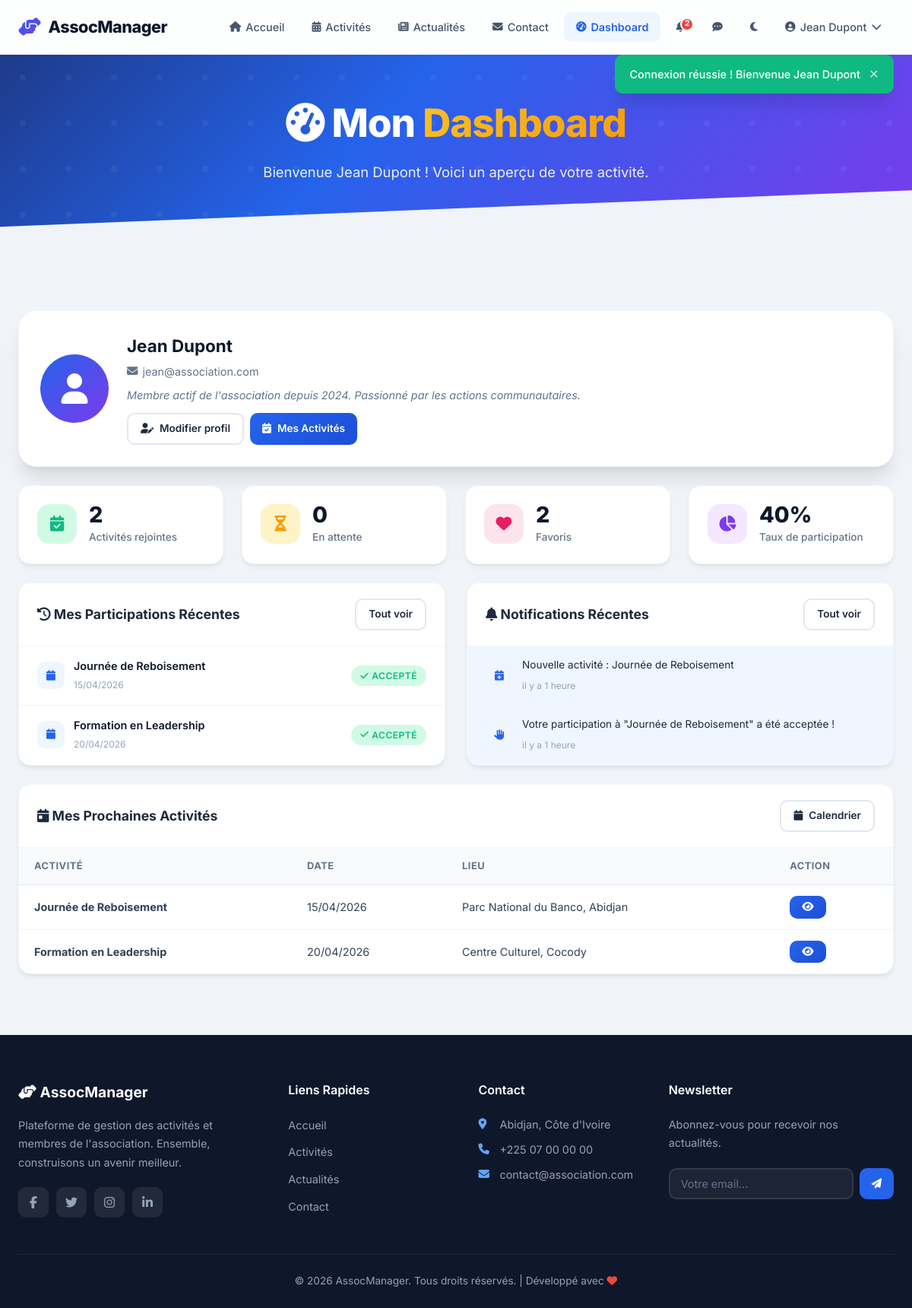
The page /user/dashboard.php (signed in) on the database its author committed.
### tables this page shows
CREATE TABLE IF NOT EXISTS users (
    id INT AUTO_INCREMENT PRIMARY KEY,
    username VARCHAR(50) NOT NULL UNIQUE,
    email VARCHAR(100) NOT NULL UNIQUE,
    password VARCHAR(255) NOT NULL,
    full_name VARCHAR(100) NOT NULL,
    phone VARCHAR(20) DEFAULT NULL,
    bio TEXT DEFAULT NULL,
    avatar VARCHAR(255) DEFAULT 'default.png',
    role ENUM('admin', 'user') DEFAULT 'user',
    is_active TINYINT(1) DEFAULT 1,
    created_at DATETIME DEFAULT CURRENT_TIMESTAMP,
    updated_at DATETIME DEFAULT CURRENT_TIMESTAMP ON UPDATE CURRENT_TIMESTAMP
);

CREATE TABLE IF NOT EXISTS participations (
    id INT AUTO_INCREMENT PRIMARY KEY,
    user_id INT NOT NULL,
    activity_id INT NOT NULL,
    status ENUM('pending', 'accepted', 'rejected') DEFAULT 'pending',
    created_at DATETIME DEFAULT CURRENT_TIMESTAMP,
    updated_at DATETIME DEFAULT CURRENT_TIMESTAMP ON UPDATE CURRENT_TIMESTAMP,
    UNIQUE KEY unique_participation (user_id, activity_id),
    FOREIGN KEY (user_id) REFERENCES users(id) ON DELETE CASCADE,
    FOREIGN KEY (activity_id) REFERENCES activities(id) ON DELETE CASCADE
);

CREATE TABLE IF NOT EXISTS activities (
    id INT AUTO_INCREMENT PRIMARY KEY,
    title VARCHAR(200) NOT NULL,
    description TEXT NOT NULL,
    image VARCHAR(255) DEFAULT NULL,
    activity_date DATE NOT NULL,
    location VARCHAR(200) DEFAULT NULL,
    status ENUM('upcoming', 'ongoing', 'completed') DEFAULT 'upcoming',
    publication_status ENUM('draft', 'published') DEFAULT 'published',
    registration_status ENUM('open', 'closed') DEFAULT 'open',
    max_participants INT DEFAULT NULL,
    created_by INT NOT NULL,
    created_at DATETIME DEFAULT CURRENT_TIMESTAMP,
    updated_at DATETIME DEFAULT CURRENT_TIMESTAMP ON UPDATE CURRENT_TIMESTAMP,
    FOREIGN KEY (created_by) REFERENCES users(id) ON DELETE CASCADE
);

CREATE TABLE IF NOT EXISTS notifications (
    id INT AUTO_INCREMENT PRIMARY KEY,
    user_id INT NOT NULL,
    type VARCHAR(50) DEFAULT 'general',
    message VARCHAR(500) NOT NULL,
    link VARCHAR(255) DEFAULT NULL,
    is_read TINYINT(1) DEFAULT 0,
    created_at DATETIME DEFAULT CURRENT_TIMESTAMP,
    FOREIGN KEY (user_id) REFERENCES users(id) ON DELETE CASCADE
);

### user/dashboard.php (the view, shortened to what this page needs)
<?php
require_once __DIR__ . '/../config/database.php';
require_once __DIR__ . '/../includes/auth.php';
$user = getCurrentUser();
$userId = $_SESSION['user_id'];
$stats = [];
$stmt = $pdo->prepare("SELECT COUNT(*) as c FROM participations WHERE user_id = ? AND status = 'accepted'");
$stmt->execute([$userId]);
$stats['joined'] = $stmt->fetch()['c'];
$stmt = $pdo->prepare("SELECT COUNT(*) as c FROM participations WHERE user_id = ? AND status = 'pending'");
$stmt->execute([$userId]);
$stats['pending'] = $stmt->fetch()['c'];
$stmt = $pdo->prepare("SELECT COUNT(*) as c FROM favorites WHERE user_id = ?");
$stmt->execute([$userId]);
$stats['favorites'] = $stmt->fetch()['c'];
$stmt = $pdo->prepare("SELECT COUNT(*) as c FROM comments WHERE user_id = ?");
$stmt->execute([$userId]);
$stats['comments'] = $stmt->fetch()['c'];
$stmt = $pdo->prepare("SELECT COUNT(*) as c FROM messages WHERE receiver_id = ? AND is_read = 0");
$stmt->execute([$userId]);
$stats['unread_messages'] = $stmt->fetch()['c'];
$totalActivities = $pdo->query("SELECT COUNT(*) as c FROM activities WHERE publication_status = 'published'")->fetch()['c'];
$stats['participation_rate'] = $totalActivities > 0 ? round(($stats['joined'] / $totalActivities) * 100) : 0;
$stmt = $pdo->prepare("
    SELECT a.*, p.status as participation_status, p.created_at as joined_at
    FROM participations p
    JOIN activities a ON p.activity_id = a.id
    WHERE p.user_id = ?
    ORDER BY p.created_at DESC LIMIT 5
");
$stmt->execute([$userId]);
$recentActivities = $stmt->fetchAll();
$stmt = $pdo->prepare("SELECT * FROM notifications WHERE user_id = ? ORDER BY created_at DESC LIMIT 5");
$stmt->execute([$userId]);
$recentNotifs = $stmt->fetchAll();
$stmt = $pdo->prepare("
    SELECT a.* FROM participations p
    JOIN activities a ON p.activity_id = a.id
    WHERE p.user_id = ? AND p.status = 'accepted' AND a.activity_date >= CURDATE()
    ORDER BY a.activity_date ASC LIMIT 3
");
$stmt->execute([$userId]);
$upcomingActivities = $stmt->fetchAll();
require_once __DIR__ . '/../includes/header.php';
?>
<section class="hero" style="padding:60px 24px 50px;">
    <div class="hero-content">
        <h1><i class="fas fa-tachometer-alt"></i> Mon <span>Dashboard</span></h1>
        <p>Bienvenue <?php echo e($user['full_name']); ?> ! Voici un aperçu de votre activité.</p>
    </div>
</section>
<section class="section">
    <div class="container">
        <div class="user-dashboard-profile mb-3">
            <div class="udp-avatar">
                <?php if ($user['avatar'] && $user['avatar'] !== 'default.png'): ?>
                    <img src="<?php echo BASE_URL . '/assets/images/' . e($user['avatar']); ?>" alt="Avatar">
                <?php else: ?>
                    <i class="fas fa-user"></i>
                <?php endif; ?>
            </div>
            <div class="udp-info">
                <h2><?php echo e($user['full_name']); ?></h2>
                <p><i class="fas fa-envelope"></i> <?php echo e($user['email']); ?></p>
                <?php if ($user['bio']): ?>
                    <p class="udp-bio"><?php echo e(mb_strimwidth($user['bio'], 0, 200, '...')); ?></p>
                <?php endif; ?>
                <div class="udp-actions">
                    <a href="<?php echo BASE_URL; ?>/user/profile.php" class="btn btn-sm btn-secondary"><i class="fas fa-user-edit"></i> Modifier profil</a>
                    <a href="<?php echo BASE_URL; ?>/user/my-activities.php" class="btn btn-sm btn-primary"><i class="fas fa-calendar-check"></i> Mes Activités</a>
                </div>
            </div>
        </div>
        <div class="stats-grid mb-3">
            <div class="stat-card">
                <div class="stat-icon green"><i class="fas fa-calendar-check"></i></div>
                <div class="stat-info">
                    <h3><?php echo $stats['joined']; ?></h3>
                    <p>Activités rejointes</p>
                </div>
            </div>
            <div class="stat-card">
                <div class="stat-icon orange"><i class="fas fa-hourglass-half"></i></div>
                <div class="stat-info">
                    <h3><?php echo $stats['pending']; ?></h3>
                    <p>En attente</p>
                </div>
            </div>
            <div class="stat-card">
                <div class="stat-icon" style="background:#fce4ec;color:#e91e63;"><i class="fas fa-heart"></i></div>
                <div class="stat-info">
                    <h3><?php echo $stats['favorites']; ?></h3>
                    <p>Favoris</p>
                </div>
            </div>
            <div class="stat-card">
                <div class="stat-icon purple"><i class="fas fa-chart-pie"></i></div>
                <div class="stat-info">
                    <h3><?php echo $stats['participation_rate']; ?>%</h3>
                    <p>Taux de participation</p>
                </div>
            </div>
        </div>
        <div class="grid-2">
            <div class="table-card">
                <div class="table-header">
                    <h3><i class="fas fa-history"></i> Mes Participations Récentes</h3>
                    <a href="<?php echo BASE_URL; ?>/user/my-activities.php" class="btn btn-sm btn-secondary">Tout voir</a>
                </div>
                <div class="dashboard-list">
                    <?php foreach ($recentActivities as $act): ?>
                    <div class="dashboard-list-item">
                        <div class="dli-icon">
                            <i class="fas fa-calendar"></i>
                        </div>
                        <div class="dli-content">
                            <a href="<?php echo BASE_URL; ?>/user/activities.php?detail=<?php echo $act['id']; ?>" class="dli-title"><?php echo e($act['title']); ?></a>
                            <span class="dli-date"><?php echo date('d/m/Y', strtotime($act['activity_date'])); ?></span>
                        </div>
                        <div class="dli-status">
                            <?php if ($act['participation_status'] === 'accepted'): ?>
                                <span class="badge badge-completed"><i class="fas fa-check"></i> Accepté</span>
                            <?php elseif ($act['participation_status'] === 'pending'): ?>
                                <span class="badge badge-ongoing"><i class="fas fa-hourglass-half"></i> En attente</span>
                            <?php else: ?>
                                <span class="badge badge-inactive"><i class="fas fa-times"></i> Refusé</span>
                            <?php endif; ?>
                        </div>
                    </div>
                    <?php endforeach; ?>
                </div>
            </div>
            <div class="table-card">
                <div class="table-header">
                    <h3><i class="fas fa-bell"></i> Notifications Récentes</h3>
                    <a href="<?php echo BASE_URL; ?>/user/notifications.php" class="btn btn-sm btn-secondary">Tout voir</a>
                </div>
                <div class="dashboard-list">
                    <?php foreach ($recentNotifs as $notif): ?>
                    <div class="dashboard-list-item <?php echo !$notif['is_read'] ? 'dli-unread' : ''; ?>">
                        <div class="dli-icon dli-icon-notif">
                            <i class="fas <?php echo getNotifIcon($notif['type'] ?? 'general'); ?>"></i>
                        </div>
                        <div class="dli-content">
                            <p class="dli-message"><?php echo e($notif['message']); ?></p>
                            <span class="dli-date"><?php echo timeAgo($notif['created_at']); ?></span>
                        </div>
                    </div>
                    <?php endforeach; ?>
                </div>
            </div>
        </div>
        <?php if (!empty($upcomingActivities)): ?>
        <div class="table-card mt-3">
            <div class="table-header">
                <h3><i class="fas fa-calendar-day"></i> Mes Prochaines Activités</h3>
                <a href="<?php echo BASE_URL; ?>/user/calendar.php" class="btn btn-sm btn-secondary"><i class="fas fa-calendar"></i> Calendrier</a>
            </div>
            <table class="data-table">
                <thead>
                    <tr>
                        <th>Activité</th>
                        <th>Date</th>
                        <th>Lieu</th>
                        <th>Action</th>
                    </tr>
                </thead>
                <tbody>
                    <?php foreach ($upcomingActivities as $ua): ?>
                    <tr>
                        <td><strong><?php echo e($ua['title']); ?></strong></td>
                        <td><?php echo date('d/m/Y', strtotime($ua['activity_date'])); ?></td>
                        <td><?php echo e($ua['location'] ?? '-'); ?></td>
                        <td><a href="<?php echo BASE_URL; ?>/user/activities.php?detail=<?php echo $ua['id']; ?>" class="btn btn-sm btn-primary"><i class="fas fa-eye"></i></a></td>
                    </tr>
                    <?php endforeach; ?>
                </tbody>
            </table>
        </div>
        <?php endif; ?>
    </div>
</section>
<?php require_once __DIR__ . '/../includes/footer.php'; ?>

### includes/header.php (shortened to what this page needs)
<?php
require_once __DIR__ . '/auth.php';
$currentUser = getCurrentUser();
$currentPage = basename($_SERVER['PHP_SELF'], '.php');
$unreadNotifs = getUnreadNotifCount();
$pendingParticipations = getPendingParticipationsCount();
?>
<!DOCTYPE html>
<html lang="fr">
<head>
    <link rel="stylesheet" href="https://cdnjs.cloudflare.com/ajax/libs/font-awesome/6.5.1/css/all.min.css">
    <link rel="stylesheet" href="<?php echo BASE_URL; ?>/assets/css/style.css">
</head>
<body>
    <nav class="navbar" id="navbar">
        <div class="nav-container">
            <a href="<?php echo BASE_URL; ?>/index.php" class="nav-brand">
                <i class="fas fa-hands-helping"></i>
                <span>AssocManager</span>
            </a>
            <ul class="nav-menu" id="navMenu">
                <li><a href="<?php echo BASE_URL; ?>/index.php" class="nav-link <?php echo $currentPage === 'index' ? 'active' : ''; ?>">
                    <i class="fas fa-home"></i> Accueil
                </a></li>
                <li><a href="<?php echo BASE_URL; ?>/user/activities.php" class="nav-link">
                    <i class="fas fa-calendar-alt"></i> Activités
                </a></li>
                <li><a href="<?php echo BASE_URL; ?>/index.php#posts" class="nav-link">
                    <i class="fas fa-newspaper"></i> Actualités
                </a></li>
                <li><a href="<?php echo BASE_URL; ?>/index.php#contact" class="nav-link">
                    <i class="fas fa-envelope"></i> Contact
                </a></li>
                <?php if (isLoggedIn()): ?>
                    <?php if (isAdmin()): ?>
                        <li><a href="<?php echo BASE_URL; ?>/admin/dashboard.php" class="nav-link <?php echo strpos($_SERVER['PHP_SELF'], '/admin/') !== false ? 'active' : ''; ?>">
                            <i class="fas fa-tachometer-alt"></i> Dashboard
                            <?php if ($pendingParticipations > 0): ?><span class="dropdown-badge"><?php echo $pendingParticipations; ?></span><?php endif; ?>
                        </a></li>
                    <?php else: ?>
                        <li><a href="<?php echo BASE_URL; ?>/user/dashboard.php" class="nav-link <?php echo $currentPage === 'dashboard' ? 'active' : ''; ?>">
                            <i class="fas fa-tachometer-alt"></i> Dashboard
                        </a></li>
                    <?php endif; ?>
                    <li class="nav-notif-wrapper">
                        <a href="<?php echo BASE_URL; ?>/user/notifications.php" class="nav-link nav-notif-link" title="Notifications">
                            <?php if ($unreadNotifs > 0): ?>
                                <span class="notif-badge"><?php echo $unreadNotifs > 9 ? '9+' : $unreadNotifs; ?></span>
                            <?php endif; ?>
                        </a>
                    </li>
                    <li class="nav-notif-wrapper">
                        <a href="<?php echo BASE_URL; ?>/user/messages.php" class="nav-link nav-notif-link" title="Messages">
                            <i class="fas fa-comment-dots"></i>
                        </a>
                    </li>
                    <li>
                        <button class="nav-link dark-mode-toggle" id="darkModeToggle" title="Mode sombre" type="button">
                            <i class="fas fa-moon" id="darkModeIcon"></i>
                        </button>
                    </li>
                    <li class="nav-user-menu">
                        <a href="#" class="nav-link nav-user-link">
                            <?php if ($currentUser && $currentUser['avatar'] && $currentUser['avatar'] !== 'default.png'): ?>
                                <img src="<?php echo BASE_URL . '/assets/images/' . e($currentUser['avatar']); ?>" alt="Avatar" class="nav-avatar-img">
                            <?php else: ?>
                                <i class="fas fa-user-circle"></i>
                            <?php endif; ?>
                            <?php echo e($currentUser['full_name'] ?? 'Utilisateur'); ?>
                            <i class="fas fa-chevron-down"></i>
                        </a>
                    </li>
                <?php endif; ?>
            </ul>
        </div>
    </nav>
    <div class="flash-container">
    </div>
    <main class="main-content">

### rows shown on the page
users: full_name "Jean Dupont", email "jean@association.com", bio "Membre actif de l'association depuis 2024. Passionné par les actions communautaires."
participations: activity.title "Journée de Reboisement", activity.activity_date "15/04/2026", status "accepted" (drawn)
participations: activity.title "Formation en Leadership", activity.activity_date "20/04/2026", status "accepted" (drawn)
notifications: message "Nouvelle activité : Journée de Reboisement", timeAgo($notif['created_at']) "il y a 1 heure"
notifications: message "Votre participation à \"Journée de Reboisement\" a été acceptée !", created_at "il y a 1 heure"
activities: title "Journée de Reboisement", activity_date "15/04/2026", location "Parc National du Banco, Abidjan"
activities: title "Formation en Leadership", activity_date "20/04/2026", location "Centre Culturel, Cocody"

### other values the page prints
$unreadNotifs "2"
$flash['message'] "Connexion réussie ! Bienvenue Jean Dupont"
$stats['joined'] "2"
$stats['pending'] "0"
$stats['favorites'] "2"
$stats['participation_rate'] "40"
